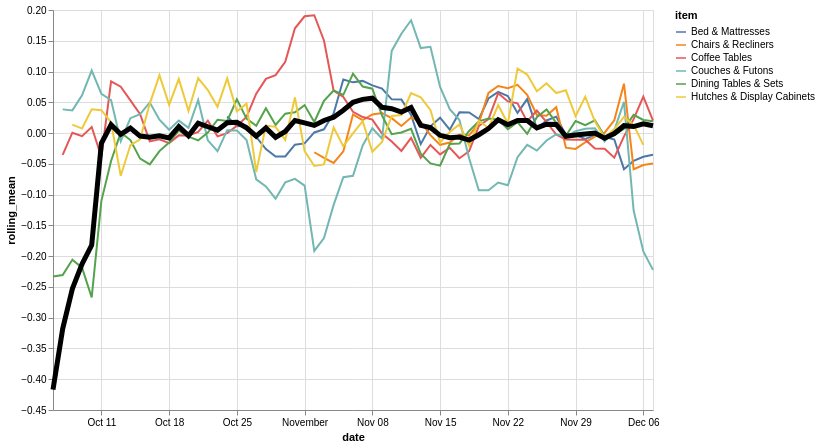

Write the Vega-Lite specification saved for this chart.
### Vega-Lite specification from a JSON file in a GitHub repository (floating-point values rounded to 4 significant figures; data arrays with more than 128 entries replaced by an {"elided": "..."} marker saying what was removed)
{"config": {"view": {"continuousWidth": 400, "continuousHeight": 300}}, "layer": [{"data": {"name": "data-93779fc28ce134a611a343c24e9d8a88"}, "mark": "line", "encoding": {"color": {"type": "nominal", "field": "item"}, "x": {"type": "temporal", "field": "date"}, "y": {"type": "quantitative", "field": "rolling_mean"}}, "transform": [{"window": [{"op": "mean", "field": "residual", "as": "rolling_mean"}], "frame": [-4, 3]}]}, {"data": {"name": "data-b60cdf6639d346f6678b6a2e4d83657b"}, "mark": {"type": "line", "color": "black", "size": 5}, "encoding": {"x": {"type": "temporal", "field": "date"}, "y": {"type": "quantitative", "field": "rolling_mean"}}, "transform": [{"window": [{"op": "mean", "field": "residual", "as": "rolling_mean"}], "frame": [-4, 3]}]}], "height": 400, "width": 600, "$schema": "https://vega.github.io/schema/vega-lite/v4.8.1.json", "datasets": {"data-93779fc28ce134a611a343c24e9d8a88": {"elided": "328 records"}, "data-b60cdf6639d346f6678b6a2e4d83657b": [{"date": "2020-10-06T00:00:00", "residual": -1.405}, {"date": "2020-10-07T00:00:00", "residual": -0.1863}, {"date": "2020-10-08T00:00:00", "residual": 0.02663}, {"date": "2020-10-09T00:00:00", "residual": -0.1021}, {"date": "2020-10-10T00:00:00", "residual": 0.07647}, {"date": "2020-10-11T00:00:00", "residual": 0.0723}, {"date": "2020-10-12T00:00:00", "residual": 0.02917}, {"date": "2020-10-13T00:00:00", "residual": 0.03348}, {"date": "2020-10-14T00:00:00", "residual": -0.08276}, {"date": "2020-10-15T00:00:00", "residual": 0.05506}, {"date": "2020-10-16T00:00:00", "residual": -0.09791}, {"date": "2020-10-17T00:00:00", "residual": -0.02046}, {"date": "2020-10-18T00:00:00", "residual": -0.02771}, {"date": "2020-10-19T00:00:00", "residual": 0.05768}, {"date": "2020-10-20T00:00:00", "residual": 0.04604}, {"date": "2020-10-21T00:00:00", "residual": 0.006693}, {"date": "2020-10-22T00:00:00", "residual": 0.06371}, {"date": "2020-10-23T00:00:00", "residual": -0.06213}, {"date": "2020-10-24T00:00:00", "residual": 0.06419}, {"date": "2020-10-25T00:00:00", "residual": -0.06645}, {"date": "2020-10-26T00:00:00", "residual": -0.07161}, {"date": "2020-10-27T00:00:00", "residual": 0.155}, {"date": "2020-10-28T00:00:00", "residual": 0.05168}, {"date": "2020-10-29T00:00:00", "residual": -0.06536}, {"date": "2020-10-30T00:00:00", "residual": -0.04468}, {"date": "2020-10-31T00:00:00", "residual": 0.04396}, {"date": "2020-11-01T00:00:00", "residual": -0.05713}, {"date": "2020-11-02T00:00:00", "residual": 0.009379}, {"date": "2020-11-03T00:00:00", "residual": 0.07125}, {"date": "2020-11-04T00:00:00", "residual": 0.1236}, {"date": "2020-11-05T00:00:00", "residual": 0.01915}, {"date": "2020-11-06T00:00:00", "residual": -0.001362}, {"date": "2020-11-07T00:00:00", "residual": -0.002254}, {"date": "2020-11-08T00:00:00", "residual": 0.1344}, {"date": "2020-11-09T00:00:00", "residual": 0.04625}, {"date": "2020-11-10T00:00:00", "residual": 0.04757}, {"date": "2020-11-11T00:00:00", "residual": 0.08565}, {"date": "2020-11-12T00:00:00", "residual": 0.005513}, {"date": "2020-11-13T00:00:00", "residual": 0.0004648}, {"date": "2020-11-14T00:00:00", "residual": -0.04477}, {"date": "2020-11-15T00:00:00", "residual": 0.05787}, {"date": "2020-11-16T00:00:00", "residual": -0.09789}, {"date": "2020-11-17T00:00:00", "residual": 0.01881}, {"date": "2020-11-18T00:00:00", "residual": -0.05491}, {"date": "2020-11-19T00:00:00", "residual": 0.0548}, {"date": "2020-11-20T00:00:00", "residual": 0.0136}, {"date": "2020-11-21T00:00:00", "residual": -0.03796}, {"date": "2020-11-22T00:00:00", "residual": 0.02429}, {"date": "2020-11-23T00:00:00", "residual": 0.1376}, {"date": "2020-11-24T00:00:00", "residual": 0.0161}, {"date": "2020-11-25T00:00:00", "residual": -0.04599}, {"date": "2020-11-26T00:00:00", "residual": 0.001643}, {"date": "2020-11-27T00:00:00", "residual": 0.05439}, {"date": "2020-11-28T00:00:00", "residual": -0.08306}, {"date": "2020-11-29T00:00:00", "residual": 0.01035}, {"date": "2020-11-30T00:00:00", "residual": 0.02172}, {"date": "2020-12-01T00:00:00", "residual": -0.01668}, {"date": "2020-12-02T00:00:00", "residual": 0.03145}, {"date": "2020-12-03T00:00:00", "residual": -0.03098}, {"date": "2020-12-04T00:00:00", "residual": 0.01251}, {"date": "2020-12-05T00:00:00", "residual": -0.01228}, {"date": "2020-12-06T00:00:00", "residual": -0.02166}, {"date": "2020-12-07T00:00:00", "residual": 0.1119}]}}
